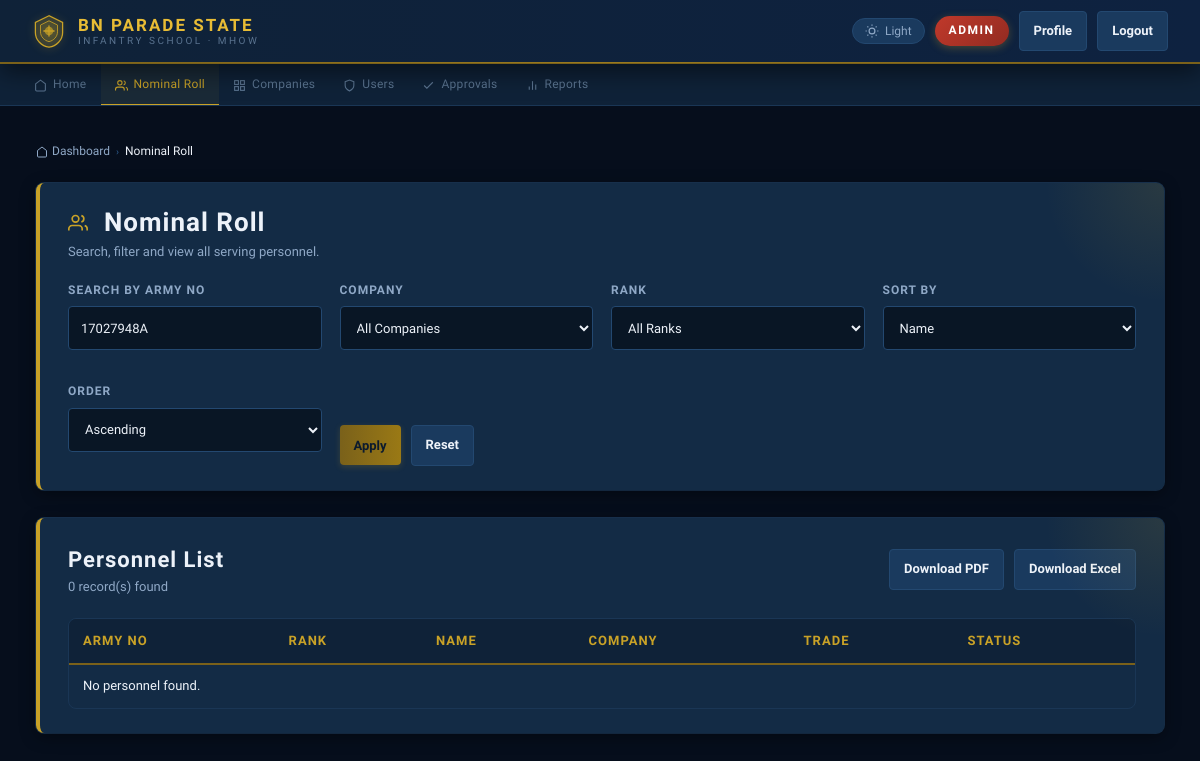
Before: /admin/manage_soldiers.php?army_no=17027948A (signed in) with the older database file.
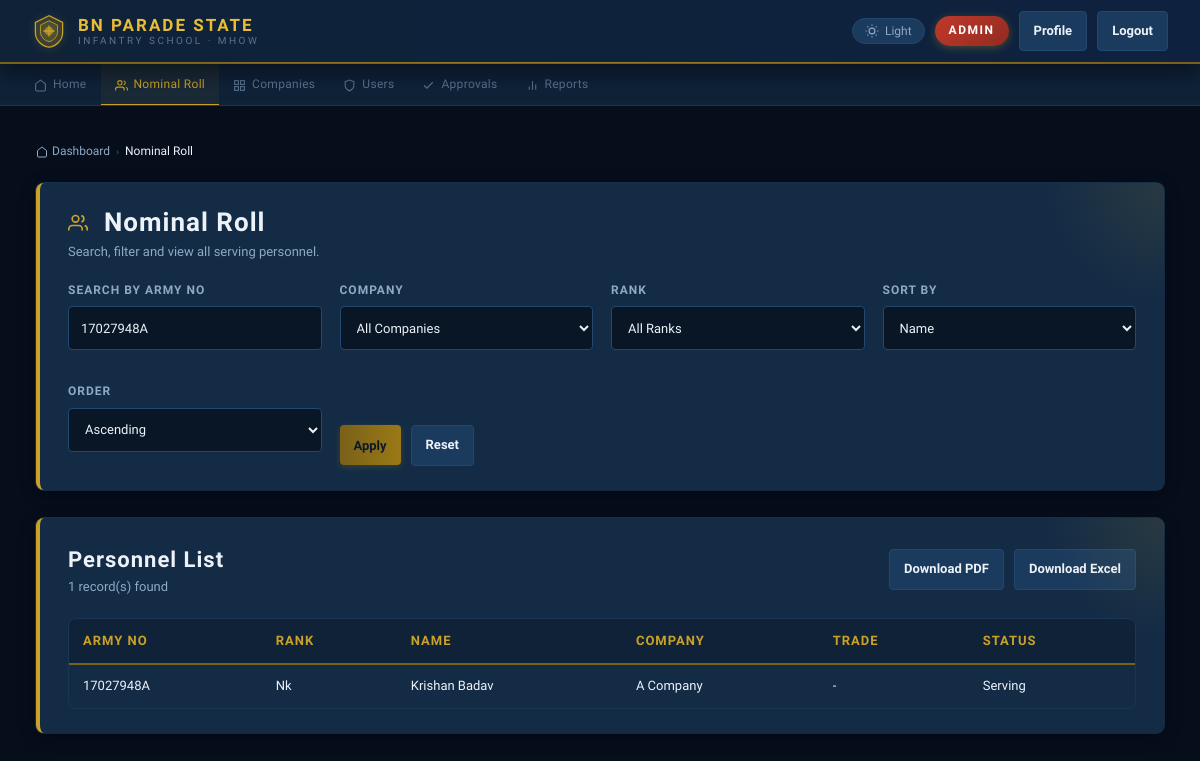
After: the same page with the newer database file.
### tables this page shows
CREATE TABLE personnel (
    id INT AUTO_INCREMENT PRIMARY KEY,
    army_no VARCHAR(50) NOT NULL UNIQUE,
    rank_name VARCHAR(50) NOT NULL,
    full_name VARCHAR(120) NOT NULL,
    company_id INT NOT NULL,
    platoon_id INT DEFAULT NULL,
    trade VARCHAR(80) DEFAULT NULL,
    service_status ENUM('Serving','Attached Out','Posted Out','Retired') DEFAULT 'Serving',
    created_at TIMESTAMP DEFAULT CURRENT_TIMESTAMP,
    FOREIGN KEY (company_id) REFERENCES companies(id),
    FOREIGN KEY (platoon_id) REFERENCES platoons(id)
);

CREATE TABLE companies (
    id INT AUTO_INCREMENT PRIMARY KEY,
    company_name VARCHAR(100) NOT NULL,
    short_name VARCHAR(20) NOT NULL,
    is_active TINYINT DEFAULT 1
);

### admin/manage_soldiers.php (the view, shortened to what the changed rows need)
<?php
include("../config/db.php");
function h($value) {
    return htmlspecialchars((string) $value, ENT_QUOTES, "UTF-8");
}
$armyNo = trim($_GET["army_no"] ?? "");
$sort = $_GET["sort"] ?? "name";
$direction = strtolower($_GET["direction"] ?? "asc") === "desc" ? "DESC" : "ASC";
$sortColumns = [
    "name" => "p.full_name",
    "army_no" => "p.army_no",
    "rank" => "p.rank_name",
    "company" => "c.company_name"
];
$sortColumn = $sortColumns[$sort] ?? $sortColumns["name"];
$where = [];
$params = [];
$types = "";
if ($armyNo !== "") {
    $where[] = "p.army_no LIKE ?";
    $params[] = "%" . $armyNo . "%";
    $types .= "s";
}
$whereSql = $where ? "WHERE " . implode(" AND ", $where) : "";
$sql = "SELECT p.army_no, p.rank_name, p.full_name, p.trade, p.service_status, c.company_name, c.short_name
        FROM personnel p
        JOIN companies c ON c.id = p.company_id
        $whereSql
        ORDER BY $sortColumn $direction, p.full_name ASC";
$stmt = mysqli_prepare($conn, $sql);
if ($params) {
    mysqli_stmt_bind_param($stmt, $types, ...$params);
}
mysqli_stmt_execute($stmt);
$result = mysqli_stmt_get_result($stmt);
$personnel = mysqli_fetch_all($result, MYSQLI_ASSOC);
?>
<!DOCTYPE html>
<html lang="en">
<head>
    <link rel="stylesheet" href="../assets/css/style.css">
</head>
<body>
<?php $_tp = '../'; include("../includes/topbar.php"); ?>
<main id="main-content" class="container">
    <div class="panel">
        <div class="page-header" style="margin-bottom:18px;">
            <h1><svg viewBox="0 0 24 24" fill="none" stroke="currentColor" stroke-width="2" style="width:20px;height:20px;vertical-align:-4px;margin-right:6px;"><path d="M17 21v-2a4 4 0 0 0-4-4H5a4 4 0 0 0-4 4v2"/><circle cx="9" cy="7" r="4"/><path d="M23 21v-2a4 4 0 0 0-3-3.87"/><path d="M16 3.13a4 4 0 0 1 0 7.75"/></svg>Nominal Roll</h1>
        </div>
    </div>
    <div class="panel">
        <div class="panel-heading">
            <div>
                <h2>Personnel List</h2>
                <p class="muted"><?php echo count($personnel); ?> record(s) found</p>
            </div>
        </div>
        <div class="table-wrap">
            <table>
                <thead>
                    <tr>
                        <th>Army No</th>
                        <th>Rank</th>
                        <th>Name</th>
                        <th>Company</th>
                        <th>Trade</th>
                        <th>Status</th>
                    </tr>
                </thead>
                <tbody>
                    <?php if (!$personnel): ?>
                        <tr><td colspan="6">No personnel found.</td></tr>
                    <?php endif; ?>
                    <?php foreach ($personnel as $row): ?>
                        <tr>
                            <td><?php echo h($row["army_no"]); ?></td>
                            <td><?php echo h($row["rank_name"]); ?></td>
                            <td><?php echo h($row["full_name"]); ?></td>
                            <td><?php echo h($row["company_name"]); ?></td>
                            <td><?php echo h($row["trade"] ?: "-"); ?></td>
                            <td><?php echo h($row["service_status"]); ?></td>
                        </tr>
                    <?php endforeach; ?>
                </tbody>
            </table>
        </div>
    </div>
</main>
</body>
</html>

### includes/topbar.php (shortened to what the changed rows need)
<?php
$_tp   = $_tp ?? '';
$_role = $_SESSION['role'] ?? '';
$_self  = $_SERVER['PHP_SELF'] ?? '';
if (!function_exists('_navActive')) {
    function _navActive(string $fragment): string {
        global $_self;
        return strpos($_self, $fragment) !== false ? ' active' : '';
    }
}
$_items = $_navSets[$_role] ?? [];
?>
<?php if (!empty($_items)): ?>
<nav class="sitenav" role="navigation" aria-label="Main navigation">
    <?php foreach ($_items as $_item): ?>
        <a href="<?php echo $_tp . $_item[1]; ?>"
           class="sitenav-item<?php echo _navActive($_item[0]); ?>"
           <?php echo _navActive($_item[0]) ? 'aria-current="page"' : ''; ?>>
            <svg viewBox="0 0 24 24" fill="none" stroke="currentColor" stroke-width="2" aria-hidden="true">
                <?php echo $_item[3]; ?>
            </svg>
            <span><?php echo htmlspecialchars($_item[2], ENT_QUOTES, 'UTF-8'); ?></span>
        </a>
    <?php endforeach; ?>
</nav>
<?php endif; ?>

Changed rows visible on the page:
added personnel: army_no "17027948A", rank_name "Nk", full_name "Krishan Badav", company.company_name "A Company", trade "-", service_status "Serving"
Other visible differences:
count($personnel): "0" → "1"
text no longer shown: "No personnel found."
